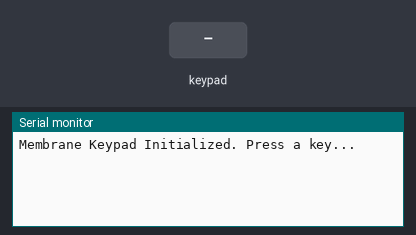
This sketch was run on a simulated Arduino Uno, built with avr-gcc and run on an emulated ATmega328P. On the bench: the last lines printed to the serial monitor. The inputs (shaded band) are chosen by the test bench.

Above: at 1.2 s.
1.3 s: key '1' pressed
At 2.5 s:
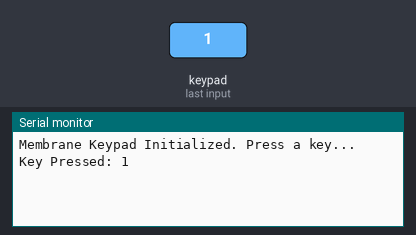
2.8 s: keypad keys 1 0 9 8 7 # pressed 0.4 s apart
At 5.4 s:
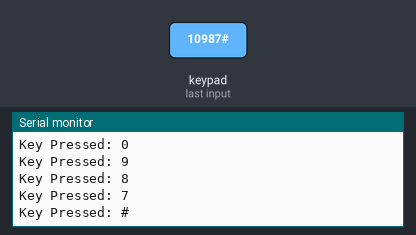
6.7 s: key 'A' pressed
At 7.1 s:
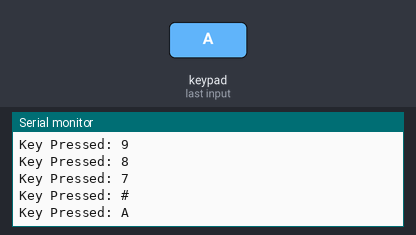
8.2 s: keypad keys 1 0 9 8 7 * pressed 0.4 s apart
At 10.8 s:
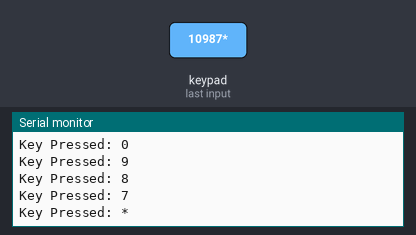
12.1 s: key 'B' pressed
At 13.3 s:
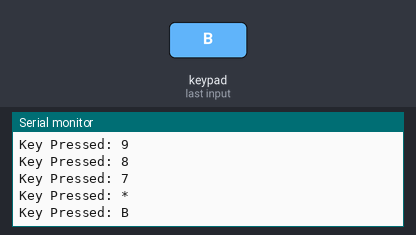
13.6 s: keypad keys 1 0 9 8 7 D pressed 0.4 s apart
At 16.1 s:
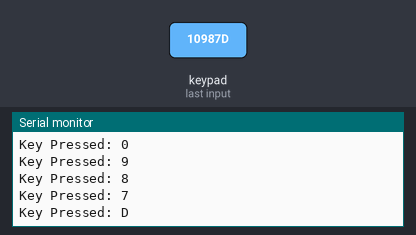
Timing chart, 0 to 17.6 s (numbered marks = the images above; inputs shaded):
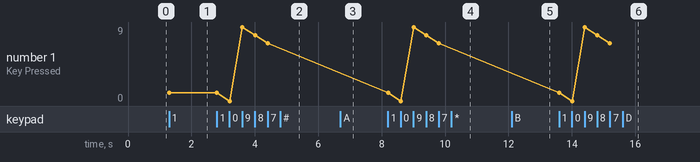

The sketch:

Membrane_Keypad.ino
```cpp
/*
  Project: Membrane Keypad (4x4)
  Description:
    - Reads input from a 4x4 membrane keypad.
    - Displays pressed keys on the Serial Monitor.
    - Works with EMS-0016-B and EMS-0016-C keypads.
*/

#include <Keypad.h>

// Define number of rows and columns
const byte ROWS = 4;
const byte COLS = 4;

// Define keypad layout
char keys[ROWS][COLS] = {
  {'1', '2', '3', 'A'},
  {'4', '5', '6', 'B'},
  {'7', '8', '9', 'C'},
  {'*', '0', '#', 'D'}
};

// Connect keypad row and column pins to Arduino
byte rPins[ROWS] = {10, 9, 8, 7}; // Row pins
byte cPins[COLS] = {6, 5, 4, 3};  // Column pins

// Create Keypad object
Keypad keypad = Keypad(makeKeymap(keys), rPins, cPins, ROWS, COLS);

void setup() {
  Serial.begin(9600); // Initialize Serial Monitor
  Serial.println("Membrane Keypad Initialized. Press a key...");
}

void loop() {
  char key = keypad.getKey(); // Read key press

  // If a key is pressed, display it on the Serial Monitor
  if (key) {
    Serial.print("Key Pressed: ");
    Serial.println(key);
  }
}
```

Measured:
- after the input at 1.3 s, the serial monitor: prints a new line at once (image 1)
- after the input at 2.8 s, the serial monitor: prints a new line after 0.40 s (image 2)
- after the input at 6.7 s, the serial monitor: prints a new line at once (image 3)
- after the input at 8.2 s, the serial monitor: prints a new line at once (image 4)
- after the input at 12.1 s, the serial monitor: prints a new line at once (image 5)
- after the input at 13.6 s, the serial monitor: prints a new line at once (image 6)
- plotted number 1: 1 → 7 after the input at 2.8 s
